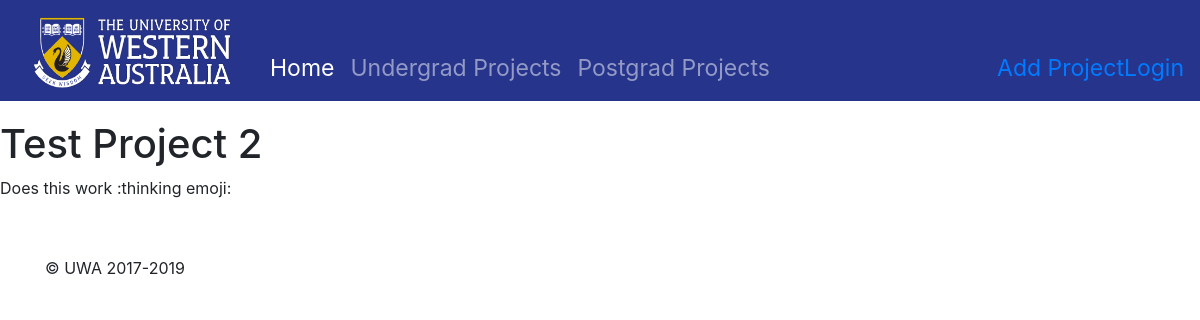
Screenshot of /undergraduate_list/2/ with the database file from the repository.
### undergraduate_list/models.py (models this page shows, shortened)
class Project(models.Model):
    projectID = models.CharField(max_length=250)
    description = models.CharField(max_length=500)

### undergraduate_list/views.py (the view)
# urls.py: re_path(r'^(?P<pk>[0-9]+)/$', views.detailView.as_view(), name='detail'),
class detailView(generic.DetailView):
    template_name = 'undergraduate_list/detail.html'
    model = Project

### undergraduate_list/templates/undergraduate_list/detail.html (shortened to what this page needs)
{% extends 'undergraduate_list/base.html' %}
{% block body %}
    <h1> {{ project.projectID }} </h1>
    <p> {{ project.description }} <p> <br>
{% endblock %}

### rows the page displays
Project: projectID "Test Project 2", description "Does this work :thinking emoji:"
